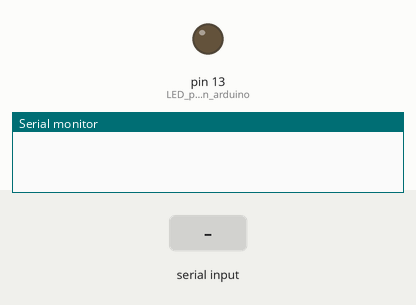
Bench run of a sketch on a simulated Arduino Uno, built with avr-gcc and run on an emulated ATmega328P. Shown: output pins drawn as LEDs (lit = HIGH), the last lines printed to the serial monitor. The inputs (shaded band) are chosen by the test bench.

Above: at 1.2 s.
1.3 s: "0" received over Serial
At 2.5 s:
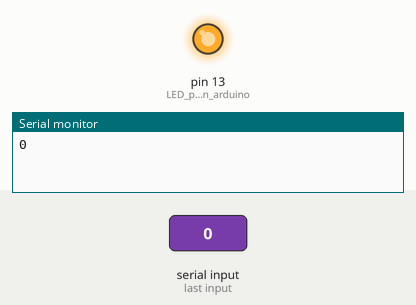
2.8 s: "1" received over Serial
At 3.7 s:
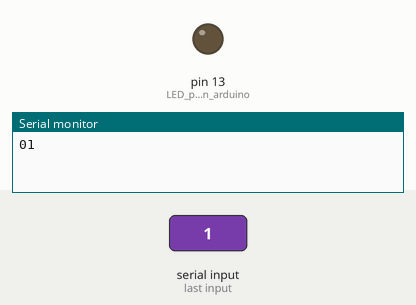
Timing chart, 0 to 5.8 s (numbered marks = the images above; inputs shaded):
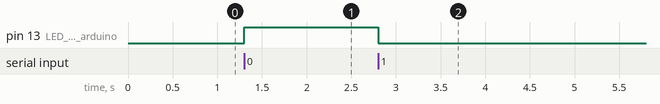

Measured:
- after the input at 1.3 s, pin 13 (LED_pin_on_arduino): LOW → HIGH at once
- after the input at 2.8 s, pin 13 (LED_pin_on_arduino): HIGH → LOW at once

The sketch:

e1_led_control.ino
```cpp
/*Control an LED to be ON/OFF via arduino using PytHon GUI
Note: Disconnect from Python IDE before uploading this sketch to your arduino
*/

//Declare variable
char  serialData;

//Setup your baudrate & arduino pins
void setup()
{
    pinMode(13, OUTPUT);// LED pin on arduino
    Serial.begin(9600);
}

//Run your program again and again using loop
void loop()
{

 if (Serial.available() > 0) // send data only when you receive data from python
 {
      serialData = Serial.read();//read serial data and assign to variable
      Serial.print(serialData); //Print to check your data

      //Condition statement
      if(serialData == '0')
          {
           digitalWrite(13, HIGH); //Make your LED glow
          }
      else if(serialData == '1')
          {
             digitalWrite(13, LOW); //Make your LED off
          }

  }
}
```
